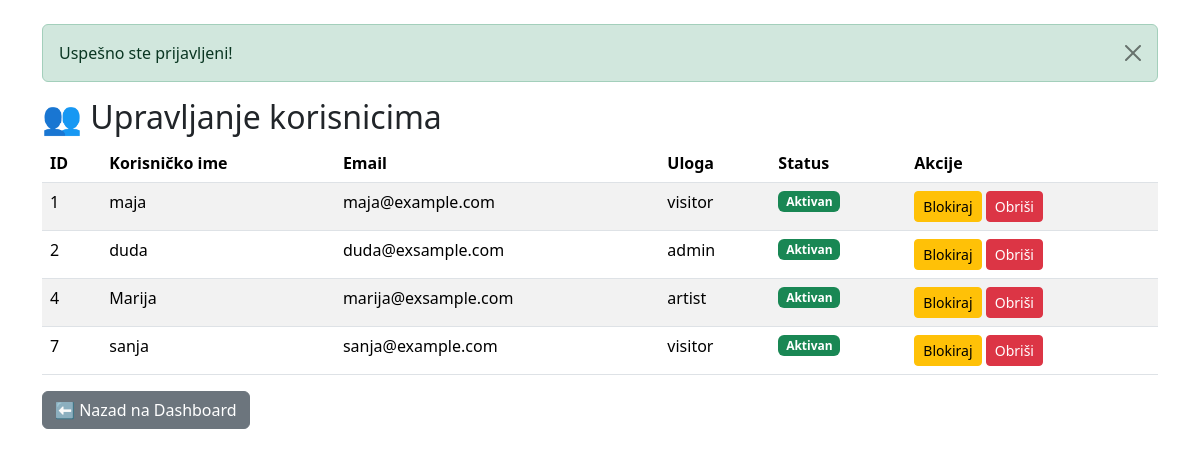
Page /manage_users.php (signed in) on the committed database.
### tables this page shows
CREATE TABLE `users` (
  `id` int(11) NOT NULL,
  `username` varchar(50) NOT NULL,
  `password` varchar(255) NOT NULL,
  `email` varchar(100) NOT NULL,
  `role` enum('visitor','artist','organizer','admin') NOT NULL DEFAULT 'visitor',
  `created_at` timestamp NOT NULL DEFAULT current_timestamp(),
  `status` enum('active','blocked') DEFAULT 'active',
  `is_blocked` tinyint(1) DEFAULT 0
);

### manage_users.php (the view, shortened to what this page needs)
<?php
require '../dbconn.php';
include '../alerts.php';
$conn->query("ALTER TABLE users ADD COLUMN IF NOT EXISTS is_blocked TINYINT(1) DEFAULT 0");
$result = $conn->query("SELECT id, username, email, role, is_blocked FROM users ORDER BY id ASC");
?>
<!DOCTYPE html>
<html lang="sr">
<head>
<link href="https://cdn.jsdelivr.net/npm/bootstrap@5.3.2/dist/css/bootstrap.min.css" rel="stylesheet">
</head>
<body class="container mt-4">
<h2>👥 Upravljanje korisnicima</h2>
<?php include '../alerts.php'; ?>
<table class="table table-striped">
    <thead>
        <tr>
            <th>ID</th>
            <th>Korisničko ime</th>
            <th>Email</th>
            <th>Uloga</th>
            <th>Status</th>
            <th>Akcije</th>
        </tr>
    </thead>
    <tbody>
        <?php while($row = $result->fetch_assoc()): ?>
        <tr>
            <td><?php echo $row['id']; ?></td>
            <td><?php echo htmlspecialchars($row['username']); ?></td>
            <td><?php echo htmlspecialchars($row['email']); ?></td>
            <td><?php echo $row['role']; ?></td>
            <td>
                <?php if($row['is_blocked']): ?>
                    <span class="badge bg-danger">Blokiran</span>
                <?php else: ?>
                    <span class="badge bg-success">Aktivan</span>
                <?php endif; ?>
            </td>
            <td>
                <?php if($row['is_blocked']): ?>
                    <a href="?unblock=<?php echo $row['id']; ?>" class="btn btn-sm btn-success">Deblokiraj</a>
                <?php else: ?>
                    <a href="?block=<?php echo $row['id']; ?>" class="btn btn-sm btn-warning">Blokiraj</a>
                <?php endif; ?>
                <a href="?delete=<?php echo $row['id']; ?>" class="btn btn-sm btn-danger"
                   onclick="return confirm('Da li ste sigurni da želite da obrišete korisnika?');">Obriši</a>
            </td>
        </tr>
        <?php endwhile; ?>
    </tbody>
</table>
<p><a href="index.php" class="btn btn-secondary">⬅ Nazad na Dashboard</a></p>
</body>
</html>

### rows in the picture
users: id "1", username "maja", email "maja@example.com", role "visitor", is_blocked "Aktivan"
users: id "2", username "duda", email "duda@exsample.com", role "admin", is_blocked "Aktivan"
users: id "4", username "Marija", email "marija@exsample.com", role "artist", is_blocked "Aktivan"
users: id "7", username "sanja", email "sanja@example.com", role "visitor", is_blocked "Aktivan"

### other values in the picture
$_SESSION['message'] "Uspešno ste prijavljeni!"
